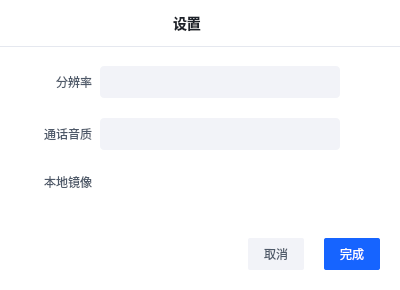
<?xml version="1.0" encoding="UTF-8"?>
<ui version="4.0">
 <class>VideoCallSetting</class>
 <widget class="QWidget" name="VideoCallSetting">
  <property name="geometry">
   <rect>
    <x>0</x>
    <y>0</y>
    <width>400</width>
    <height>290</height>
   </rect>
  </property>
  <property name="minimumSize">
   <size>
    <width>400</width>
    <height>290</height>
   </size>
  </property>
  <property name="maximumSize">
   <size>
    <width>400</width>
    <height>510</height>
   </size>
  </property>
  <property name="windowTitle">
   <string>Form</string>
  </property>
  <property name="styleSheet">
   <string notr="true">#VideoCallSetting{
	border:1px solid #E5E8EF;
}

#content_widget{
	border-top:1px solid #E5E8EF;
	border-bottom:1px solid #E5E8EF;
}

*{
	font-family : 'Microsoft YaHei';
	font-size:12px;
    color:#4E5969;
	outline:0px;
}

QWidget{
	background:#fff;
}


#lbl_title{
	font-size: 14px;
	color: #1D2129;
}

#lbl_kbps{
	color: #1D2129;
}

#btn_cancel{
background: #F2F3F8;
border-radius: 2px;
}

#btn_confirm{
	color:#fff;
	background: #1664FF;
	border-radius: 2px;
}


QComboBox {
  color: #1D2129;
  background: #F2F3F8;
  border-radius: 2px;
  border-radius : 4px;
  padding-left : 16px;
  padding-top : 5px;
  padding-bottom : 5px;
}

QComboBox::drop-down {
  margin-right : 10px;
  border:  none;
}

QComboBox::down-arrow {
  width:16px;
  height: 16px;
  background-image: url(:img/down);
  background-position:center;
  background-repeat:no-repeat;
}

QComboBox::ListView{
    outline: 1px solid rgba(0,0,0,0);  

}

</string>
  </property>
  <layout class="QVBoxLayout" name="verticalLayout_5">
   <property name="spacing">
    <number>0</number>
   </property>
   <property name="leftMargin">
    <number>0</number>
   </property>
   <property name="topMargin">
    <number>0</number>
   </property>
   <property name="rightMargin">
    <number>0</number>
   </property>
   <property name="bottomMargin">
    <number>20</number>
   </property>
   <item>
    <widget class="QWidget" name="top_widget" native="true">
     <property name="minimumSize">
      <size>
       <width>0</width>
       <height>46</height>
      </size>
     </property>
     <property name="maximumSize">
      <size>
       <width>9999</width>
       <height>46</height>
      </size>
     </property>
     <layout class="QHBoxLayout" name="horizontalLayout">
      <property name="leftMargin">
       <number>9</number>
      </property>
      <item>
       <spacer name="horizontalSpacer">
        <property name="orientation">
         <enum>Qt::Horizontal</enum>
        </property>
        <property name="sizeHint" stdset="0">
         <size>
          <width>301</width>
          <height>20</height>
         </size>
        </property>
       </spacer>
      </item>
      <item>
       <widget class="QLabel" name="lbl_title">
        <property name="font">
         <font>
          <family>Microsoft YaHei</family>
          <pointsize>-1</pointsize>
          <weight>75</weight>
          <bold>true</bold>
         </font>
        </property>
        <property name="text">
         <string>设置</string>
        </property>
       </widget>
      </item>
      <item>
       <spacer name="horizontalSpacer_2">
        <property name="orientation">
         <enum>Qt::Horizontal</enum>
        </property>
        <property name="sizeHint" stdset="0">
         <size>
          <width>301</width>
          <height>20</height>
         </size>
        </property>
       </spacer>
      </item>
      <item>
       <widget class="QPushButton" name="btn_close">
        <property name="minimumSize">
         <size>
          <width>20</width>
          <height>20</height>
         </size>
        </property>
        <property name="maximumSize">
         <size>
          <width>20</width>
          <height>20</height>
         </size>
        </property>
        <property name="styleSheet">
         <string notr="true">#btn_close{border: none;}</string>
        </property>
        <property name="text">
         <string/>
        </property>
        <property name="icon">
         <iconset resource="../resource/video_call_resource.qrc">
          <normaloff>:/img/videocall_close</normaloff>:/img/videocall_close</iconset>
        </property>
       </widget>
      </item>
     </layout>
    </widget>
   </item>
   <item>
    <widget class="QWidget" name="content_widget" native="true">
     <property name="minimumSize">
      <size>
       <width>0</width>
       <height>428</height>
      </size>
     </property>
     <property name="maximumSize">
      <size>
       <width>16777215</width>
       <height>428</height>
      </size>
     </property>
     <layout class="QVBoxLayout" name="verticalLayout_4">
      <property name="spacing">
       <number>0</number>
      </property>
      <property name="leftMargin">
       <number>20</number>
      </property>
      <property name="topMargin">
       <number>20</number>
      </property>
      <property name="rightMargin">
       <number>20</number>
      </property>
      <property name="bottomMargin">
       <number>0</number>
      </property>
      <item>
       <layout class="QVBoxLayout" name="verticalLayout_3">
        <property name="spacing">
         <number>20</number>
        </property>
        <property name="topMargin">
         <number>0</number>
        </property>
        <item>
         <layout class="QVBoxLayout" name="verticalLayout_2">
          <property name="spacing">
           <number>20</number>
          </property>
          <item>
           <layout class="QHBoxLayout" name="horizontalLayout_2">
            <property name="spacing">
             <number>8</number>
            </property>
            <item>
             <widget class="QLabel" name="label_2">
              <property name="minimumSize">
               <size>
                <width>72</width>
                <height>0</height>
               </size>
              </property>
              <property name="text">
               <string>分辨率</string>
              </property>
              <property name="alignment">
               <set>Qt::AlignRight|Qt::AlignTrailing|Qt::AlignVCenter</set>
              </property>
             </widget>
            </item>
            <item>
             <widget class="QComboBox" name="cmb_resolution">
              <property name="minimumSize">
               <size>
                <width>240</width>
                <height>32</height>
               </size>
              </property>
             </widget>
            </item>
            <item>
             <spacer name="horizontalSpacer_3">
              <property name="orientation">
               <enum>Qt::Horizontal</enum>
              </property>
              <property name="sizeHint" stdset="0">
               <size>
                <width>40</width>
                <height>20</height>
               </size>
              </property>
             </spacer>
            </item>
           </layout>
          </item>
          <item>
           <layout class="QHBoxLayout" name="horizontalLayout_3">
            <property name="spacing">
             <number>8</number>
            </property>
            <item>
             <widget class="QLabel" name="label_3">
              <property name="minimumSize">
               <size>
                <width>72</width>
                <height>0</height>
               </size>
              </property>
              <property name="text">
               <string>通话音质</string>
              </property>
              <property name="alignment">
               <set>Qt::AlignRight|Qt::AlignTrailing|Qt::AlignVCenter</set>
              </property>
             </widget>
            </item>
            <item>
             <widget class="QComboBox" name="cmb_quality">
              <property name="minimumSize">
               <size>
                <width>240</width>
                <height>32</height>
               </size>
              </property>
             </widget>
            </item>
            <item>
             <spacer name="horizontalSpacer_4">
              <property name="orientation">
               <enum>Qt::Horizontal</enum>
              </property>
              <property name="sizeHint" stdset="0">
               <size>
                <width>40</width>
                <height>20</height>
               </size>
              </property>
             </spacer>
            </item>
           </layout>
          </item>
         </layout>
        </item>
        <item>
         <layout class="QHBoxLayout" name="horizontalLayout_9">
          <property name="spacing">
           <number>8</number>
          </property>
          <item>
           <widget class="QLabel" name="label_9">
            <property name="minimumSize">
             <size>
              <width>72</width>
              <height>0</height>
             </size>
            </property>
            <property name="maximumSize">
             <size>
              <width>72</width>
              <height>16777215</height>
             </size>
            </property>
            <property name="text">
             <string>本地镜像</string>
            </property>
            <property name="alignment">
             <set>Qt::AlignRight|Qt::AlignTrailing|Qt::AlignVCenter</set>
            </property>
           </widget>
          </item>
          <item>
           <widget class="CheckButton" name="mirror_camera_btn" native="true">
            <property name="minimumSize">
             <size>
              <width>40</width>
              <height>24</height>
             </size>
            </property>
            <property name="maximumSize">
             <size>
              <width>40</width>
              <height>24</height>
             </size>
            </property>
           </widget>
          </item>
          <item>
           <spacer name="horizontalSpacer_10">
            <property name="orientation">
             <enum>Qt::Horizontal</enum>
            </property>
            <property name="sizeHint" stdset="0">
             <size>
              <width>40</width>
              <height>20</height>
             </size>
            </property>
           </spacer>
          </item>
         </layout>
        </item>
       </layout>
      </item>
      <item>
       <spacer name="verticalSpacer">
        <property name="orientation">
         <enum>Qt::Vertical</enum>
        </property>
        <property name="sizeHint" stdset="0">
         <size>
          <width>20</width>
          <height>40</height>
         </size>
        </property>
       </spacer>
      </item>
     </layout>
    </widget>
   </item>
   <item>
    <layout class="QHBoxLayout" name="horizontalLayout_14">
     <property name="spacing">
      <number>20</number>
     </property>
     <property name="rightMargin">
      <number>20</number>
     </property>
     <item>
      <spacer name="horizontalSpacer_14">
       <property name="orientation">
        <enum>Qt::Horizontal</enum>
       </property>
       <property name="sizeHint" stdset="0">
        <size>
         <width>40</width>
         <height>20</height>
        </size>
       </property>
      </spacer>
     </item>
     <item>
      <widget class="QPushButton" name="btn_cancel">
       <property name="minimumSize">
        <size>
         <width>56</width>
         <height>32</height>
        </size>
       </property>
       <property name="maximumSize">
        <size>
         <width>56</width>
         <height>32</height>
        </size>
       </property>
       <property name="text">
        <string>取消</string>
       </property>
      </widget>
     </item>
     <item>
      <widget class="QPushButton" name="btn_confirm">
       <property name="minimumSize">
        <size>
         <width>56</width>
         <height>32</height>
        </size>
       </property>
       <property name="maximumSize">
        <size>
         <width>56</width>
         <height>32</height>
        </size>
       </property>
       <property name="text">
        <string>完成</string>
       </property>
      </widget>
     </item>
    </layout>
   </item>
  </layout>
 </widget>
 <customwidgets>
  <customwidget>
   <class>CheckButton</class>
   <extends>QWidget</extends>
   <header>check_button.h</header>
   <container>1</container>
  </customwidget>
 </customwidgets>
 <resources>
  <include location="../resource/video_call_resource.qrc"/>
 </resources>
 <connections>
  <connection>
   <sender>btn_close</sender>
   <signal>clicked()</signal>
   <receiver>VideoCallSetting</receiver>
   <slot>onClose()</slot>
   <hints>
    <hint type="sourcelabel">
     <x>697</x>
     <y>25</y>
    </hint>
    <hint type="destinationlabel">
     <x>956</x>
     <y>114</y>
    </hint>
   </hints>
  </connection>
  <connection>
   <sender>btn_confirm</sender>
   <signal>clicked()</signal>
   <receiver>VideoCallSetting</receiver>
   <slot>onConfirm()</slot>
   <hints>
    <hint type="sourcelabel">
     <x>673</x>
     <y>508</y>
    </hint>
    <hint type="destinationlabel">
     <x>854</x>
     <y>422</y>
    </hint>
   </hints>
  </connection>
  <connection>
   <sender>btn_cancel</sender>
   <signal>clicked()</signal>
   <receiver>VideoCallSetting</receiver>
   <slot>onCancel()</slot>
   <hints>
    <hint type="sourcelabel">
     <x>618</x>
     <y>511</y>
    </hint>
    <hint type="destinationlabel">
     <x>849</x>
     <y>410</y>
    </hint>
   </hints>
  </connection>
 </connections>
 <slots>
  <slot>onClose()</slot>
  <slot>onHistoryShow()</slot>
  <slot>onRecordShow()</slot>
  <slot>onConfirm()</slot>
  <slot>onCancel()</slot>
 </slots>
</ui>
